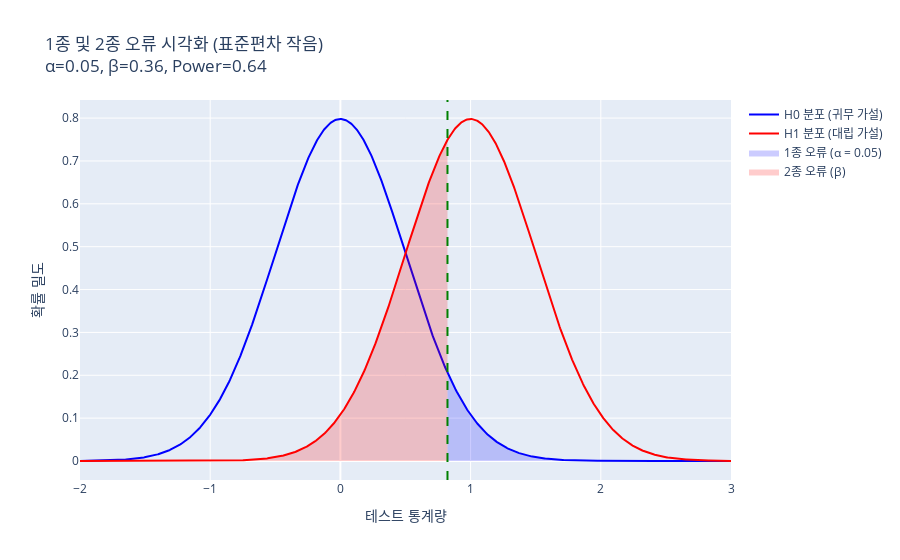

Notebook cell for this chart:
### Code cell
# 예시 3: 표준편차가 작을 때 (분포가 뾰족해짐)
fig3 = plot_error_types(mu_alt=1, sigma=0.5, title_suffix="(표준편차 작음)")
fig3.show()

### Figure 1 — Plotly figure (JSON) as saved in the notebook; plotly's stock layout.template omitted (floating-point values rounded to 4 significant figures; data arrays with more than 128 entries replaced by an {"elided": "..."} marker saying what was removed)
{"data": [{"line": {"color": "blue"}, "mode": "lines", "name": "H0 분포 (귀무 가설)", "type": "scatter", "x": {"elided": "1000 float values"}, "y": {"elided": "1000 float values"}}, {"line": {"color": "red"}, "mode": "lines", "name": "H1 분포 (대립 가설)", "type": "scatter", "x": {"elided": "1000 float values"}, "y": {"elided": "1000 float values"}}, {"fill": "toself", "fillcolor": "rgba(0,0,255,0.2)", "line": {"color": "rgba(255,255,255,0)"}, "name": "1종 오류 (α = 0.05)", "type": "scatter", "x": {"elided": "400 float values"}, "y": {"elided": "400 float values"}}, {"fill": "toself", "fillcolor": "rgba(255,0,0,0.2)", "line": {"color": "rgba(255,255,255,0)"}, "name": "2종 오류 (β)", "type": "scatter", "x": {"elided": "400 float values"}, "y": {"elided": "400 float values"}}], "layout": {"shapes": [{"line": {"color": "green", "dash": "dash", "width": 2}, "name": "임계값", "type": "line", "x0": 0.8224, "x1": 0.8224, "xref": "x", "y0": 0, "y1": 1, "yref": "y domain"}], "title": {"text": "1종 및 2종 오류 시각화 (표준편차 작음)<br>α=0.05, β=0.36, Power=0.64"}, "xaxis": {"title": {"text": "테스트 통계량"}}, "yaxis": {"title": {"text": "확률 밀도"}}}}
